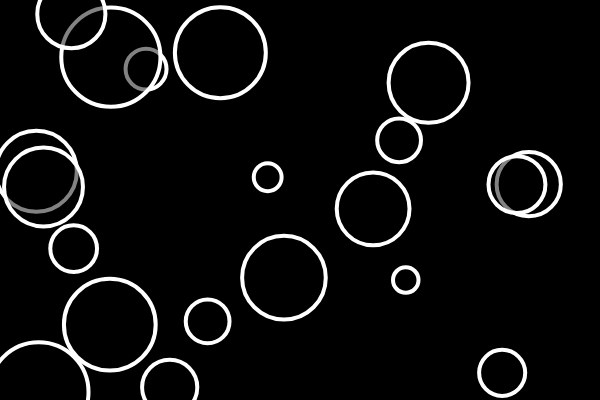
Frame 1 (no input)
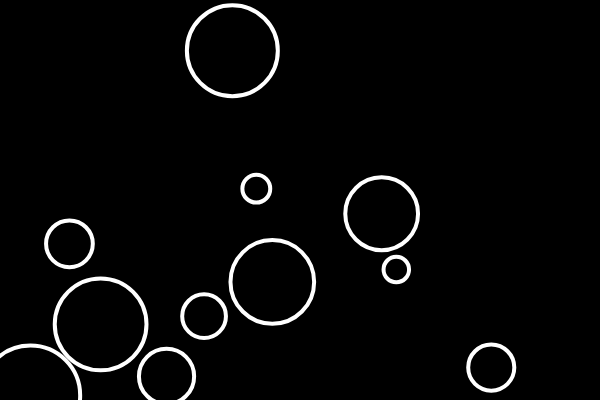
Frame 60 (no input)
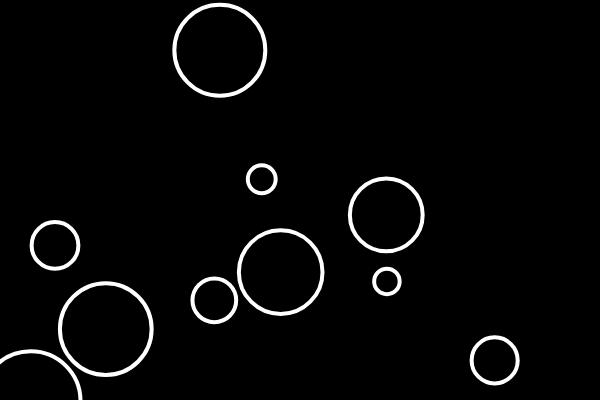
Frame 120 (the mouse pressed at the canvas centre since frame 60)

The p5.js sketch that drew these frames (run headless with seeded random() and noise() and a simulated clock; from frame 60 on, the mouse is pressed at the canvas centre):

// p5.js sketch
// ── sketch.js
// Object Communication Part 2
// Code! Programming with p5.js
// The Coding Train / Daniel Shiffman
// https://thecodingtrain.com/beginners/p5js/7.7-object-communication-2.html
// https://youtu.be/5Q9cA0REztY
// https://editor.p5js.org/codingtrain/sketches/7SjPmXN2

let bubbles = [];

function setup() {
  createCanvas(600, 400);
  for (let i = 0; i < 20; i++) {
    let x = random(width);
    let y = random(height);
    let r = random(10, 50);
    bubbles[i] = new Bubble(x, y, r);
  }
}

function draw() {
  background(0);

  let newBs = [];
  for (let b of bubbles) {
    b.show();
    b.move();
    let overlapping = false;
    for (let other of bubbles) {
      if (b !== other && b.intersects(other)) {
        overlapping = true;
      }
    }
    if (overlapping) {
      b.changeColor(255);
    } else {
      b.changeColor(0);
      newBs.push(b);
    }
  }
  bubbles = newBs;
}

class Bubble {
  constructor(x, y, r = 50) {
    this.x = x;
    this.y = y;
    this.r = r;
    this.brightness = 0;
  }

  intersects(other) {
    let d = dist(this.x, this.y, other.x, other.y);
    return d < this.r + other.r;
    // if (d < this.r + other.r) {
    //   return true;
    // } else {
    //   return false;
    // }
  }

  changeColor(bright) {
    this.brightness = bright;
  }

  contains(px, py) {
    let d = dist(px, py, this.x, this.y);
    if (d < this.r) {
      return true;
    } else {
      return false;
    }
  }

  move() {
    this.x = this.x + random(-2, 2);
    this.y = this.y + random(-2, 2);
  }

  show() {
    stroke(255);
    strokeWeight(4);
    fill(this.brightness, 125);
    ellipse(this.x, this.y, this.r * 2);
  }
}
